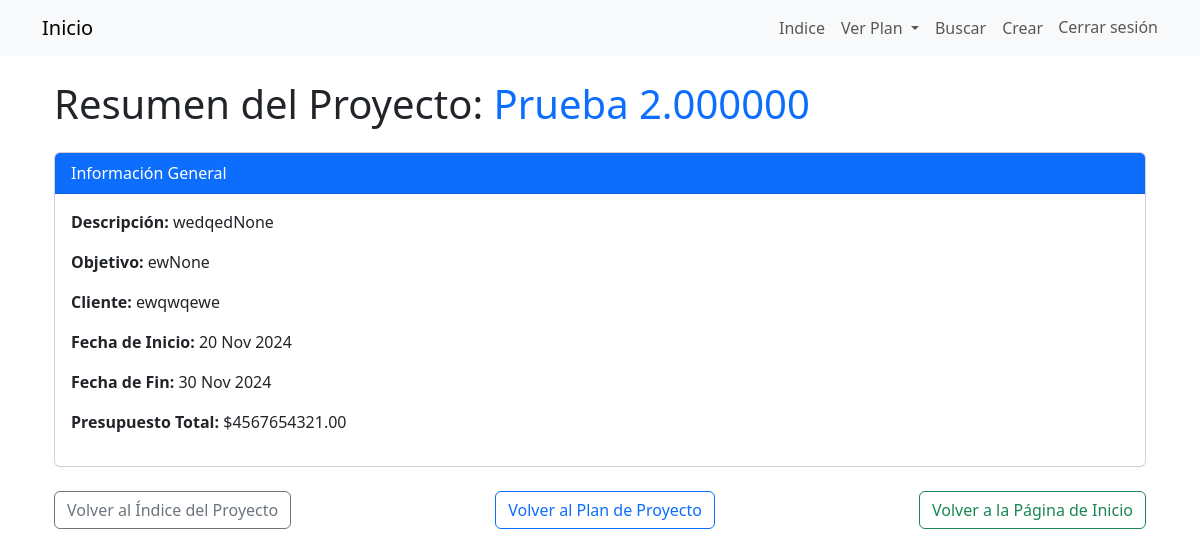
The app's page /project-plan/15/resumen-proyecto/ (signed in) with its own data.
### creadorAPP/models.py (models this page shows, shortened)
class ProjectPlan(models.Model):
    created_by = models.ForeignKey(User, on_delete=models.CASCADE)
    title = models.CharField(max_length=100,blank=True, default='')
    description = models.TextField(blank=True, default='')
    objetive = models.TextField(blank=True, default='')
    clientName = models.CharField(max_length=50,blank=True, default='')
    startDate = models.DateField(blank=True, default='')
    endDate = models.DateField(blank=True, default='')
    presupuestoTotal = models.DecimalField(
        max_digits=12,
        decimal_places=2,
        null=True,
        blank=True,
        help_text="Presupuesto total del proyecto en USD."
        )

### creadorAPP/views.py (the view)
# urls.py: path('project-plan/<int:project_id>/resumen-proyecto/', views.resumen_proyecto, name='resumen_proyecto'),
@login_required
def resumen_proyecto(request,project_id):
    proyecto = get_object_or_404(ProjectPlan, id=project_id)
    restricciones = proyecto.restricciones.all()
    tareas = proyecto.tasks.all()
    riesgos = proyecto.risks.all()
    return render(request, 'projects/resumen_proyecto.html', {
        'proyecto': proyecto,
        'restricciones': restricciones,
        'tareas': tareas,
        'riesgos':riesgos,
        'project_id': project_id,
    })

### creadorAPP/templates/projects/resumen_proyecto.html (shortened to what this page needs)
{% extends 'base.html' %}
{% block content %}
<body>
  <div class="container mt-4">
    <h1 class="mb-4">Resumen del Proyecto: <span class="text-primary">{{ proyecto.title }}</span></h1>
    <div class="card mb-4">
      <div class="card-header bg-primary text-white">Información General</div>
      <div class="card-body">
        <p><strong>Descripción:</strong> {{ proyecto.description }}</p>
        <p><strong>Objetivo:</strong> {{ proyecto.objetive }}</p>
        <p><strong>Cliente:</strong> {{ proyecto.clientName }}</p>
        <p><strong>Fecha de Inicio:</strong> {{ proyecto.startDate|date:"d M Y" }}</p>
        <p><strong>Fecha de Fin:</strong> {{ proyecto.endDate|date:"d M Y" }}</p>
        <p><strong>Presupuesto Total:</strong> ${{ proyecto.presupuestoTotal }}</p>
      </div>
    </div>
    <div class="d-flex justify-content-between mt-4">
      <a
        href="{% url 'indice' proyecto.id %}"
        class="btn btn-outline-secondary"
      >
        Volver al Índice del Proyecto
      </a>
      <a
        href="{% url 'view_project_plan' proyecto.id %}"
        class="btn btn-outline-primary"
      >
        Volver al Plan de Proyecto
      </a>
      <a href="{% url 'home' %}" class="btn btn-outline-success">
        Volver a la Página de Inicio
      </a>
    </div>
  </div>
</body>
{% endblock %}

### records on screen
ProjectPlan: title "Prueba 2.000000", description "wedqedNone", objetive "ewNone", clientName "ewqwqewe", startDate "20 Nov 2024", endDate "30 Nov 2024", presupuestoTotal "4567654321.00"
